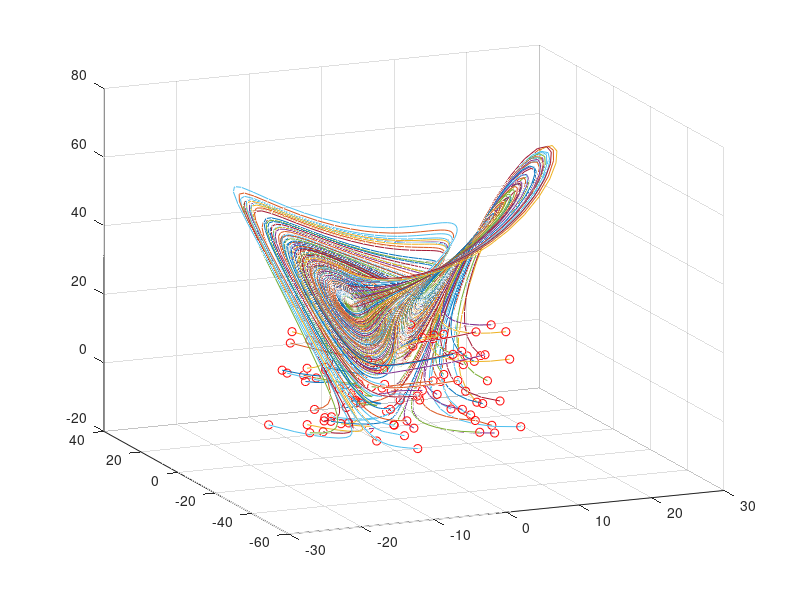

The MATLAB script that drew this image: (Note: this script raises an error after producing the figure.)
clear all, close all

% Simulate Lorenz system
dt=0.01; T=8; t=0:dt:T;
b=8/3; sig=10; r=28;

Lorenz = @(t,x)([ sig * (x(2) - x(1))       ; ...
                  r * x(1)-x(1) * x(3) - x(2) ; ...
                  x(1) * x(2) - b*x(3)         ]);              
ode_options = odeset('RelTol',1e-10, 'AbsTol',1e-11);

input=[]; output=[];
for j=1:100  % training trajectories
    x0=30*(rand(3,1)-0.5);
    [t,y] = ode45(Lorenz,t,x0);
    input=[input; y(1:end-1,:)];
    output=[output; y(2:end,:)];
    plot3(y(:,1),y(:,2),y(:,3)), hold on
    plot3(x0(1),x0(2),x0(3),'ro')
end
grid on, view(-23,18)


%%
net = feedforwardnet([5 5 5 10]);
net.layers{1}.transferFcn = 'elliotsig';
net.layers{2}.transferFcn = 'logsig';
net.layers{3}.transferFcn = 'tansig';
net.layers{4}.transferFcn = 'purelin';
net = train(net,input.',output.');


%%
figure(2)
x0=20*(rand(3,1)-0.5);
[t,y] = ode45(Lorenz,t,x0);
plot3(y(:,1),y(:,2),y(:,3)), hold on
plot3(x0(1),x0(2),x0(3),'ro','Linewidth',[2])
grid on

ynn(1,:)=x0;
for jj=2:length(t)
    y0=net(x0);
    ynn(jj,:)=y0.'; x0=y0;
end
plot3(ynn(:,1),ynn(:,2),ynn(:,3),':','Linewidth',[2])

figure(3)
subplot(3,2,1), plot(t,y(:,1),t,ynn(:,1),'Linewidth',[2])
subplot(3,2,3), plot(t,y(:,2),t,ynn(:,2),'Linewidth',[2])
subplot(3,2,5), plot(t,y(:,3),t,ynn(:,3),'Linewidth',[2])


figure(2)
x0=20*(rand(3,1)-0.5);
[t,y] = ode45(Lorenz,t,x0);
plot3(y(:,1),y(:,2),y(:,3)), hold on
plot3(x0(1),x0(2),x0(3),'ro','Linewidth',[2])
grid on

ynn(1,:)=x0;
for jj=2:length(t)
    y0=net(x0);
    ynn(jj,:)=y0.'; x0=y0;
end
plot3(ynn(:,1),ynn(:,2),ynn(:,3),':','Linewidth',[2])

figure(3)
subplot(3,2,2), plot(t,y(:,1),t,ynn(:,1),'Linewidth',[2])
subplot(3,2,4), plot(t,y(:,2),t,ynn(:,2),'Linewidth',[2])
subplot(3,2,6), plot(t,y(:,3),t,ynn(:,3),'Linewidth',[2])

%%
figure(2), view(-75,15)
figure(3)
subplot(3,2,1), set(gca,'Fontsize',[15],'Xlim',[0 8])
subplot(3,2,2), set(gca,'Fontsize',[15],'Xlim',[0 8])
subplot(3,2,3), set(gca,'Fontsize',[15],'Xlim',[0 8])
subplot(3,2,4), set(gca,'Fontsize',[15],'Xlim',[0 8])
subplot(3,2,5), set(gca,'Fontsize',[15],'Xlim',[0 8])
subplot(3,2,6), set(gca,'Fontsize',[15],'Xlim',[0 8])
legend('Lorenz','NN')